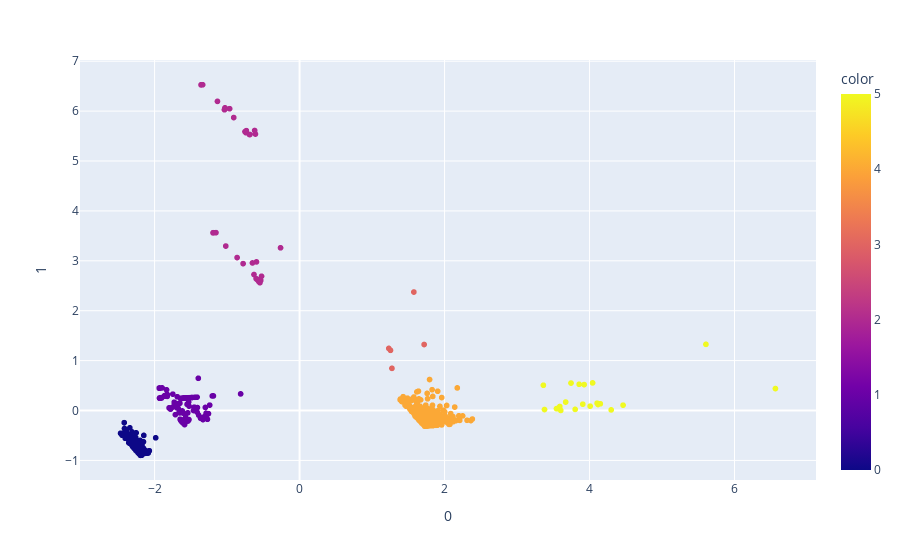

The cell this chart's notebook holds for it:
### Markdown cell above
## Analizar resultados

### Code cell
import plotly.express as px
from sklearn.decomposition import PCA
from sklearn.preprocessing import MinMaxScaler


pca = PCA(n_components=0.99)
components = pca.fit_transform(df_scaled)

fig = px.scatter(components, x=0, y=1, color=df_scaled_cluster['cluster'])
fig.show()

### Figure 1 — Plotly figure (JSON) as saved in the notebook; plotly's stock layout.template omitted (floating-point values rounded to 4 significant figures; data arrays with more than 128 entries replaced by an {"elided": "..."} marker saying what was removed)
{"data": [{"hovertemplate": "0=%{x}<br>1=%{y}<br>color=%{marker.color}<extra></extra>", "legendgroup": "", "marker": {"color": {"elided": "1137 int values"}, "coloraxis": "coloraxis", "symbol": "circle"}, "mode": "markers", "name": "", "showlegend": false, "type": "scattergl", "x": {"elided": "1137 float values"}, "xaxis": "x", "y": {"elided": "1137 float values"}, "yaxis": "y"}], "layout": {"autosize": true, "coloraxis": {"colorbar": {"title": {"text": "color"}}, "colorscale": [[0, "#0d0887"], [0.1111, "#46039f"], [0.2222, "#7201a8"], [0.3333, "#9c179e"], [0.4444, "#bd3786"], [0.5556, "#d8576b"], [0.6667, "#ed7953"], [0.7778, "#fb9f3a"], [0.8889, "#fdca26"], [1, "#f0f921"]]}, "legend": {"tracegroupgap": 0}, "margin": {"t": 60}, "xaxis": {"anchor": "y", "autorange": true, "domain": [0, 1], "range": [-3.035, 7.13], "title": {"text": "0"}, "type": "linear"}, "yaxis": {"anchor": "x", "autorange": true, "domain": [0, 1], "range": [-1.471, 7.103], "title": {"text": "1"}, "type": "linear"}}}
